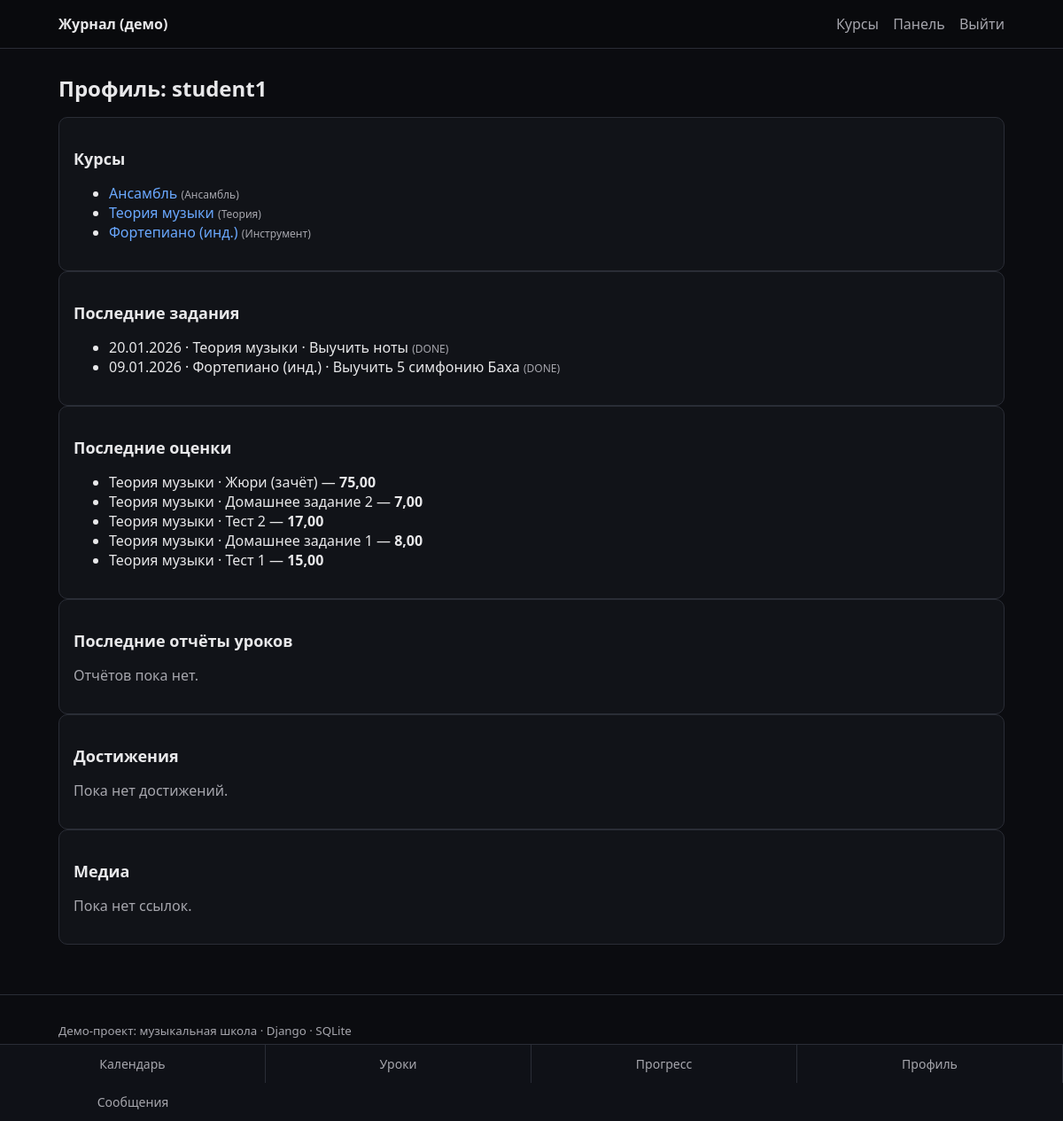
The app's page /students/3/profile/ (signed in), older data.
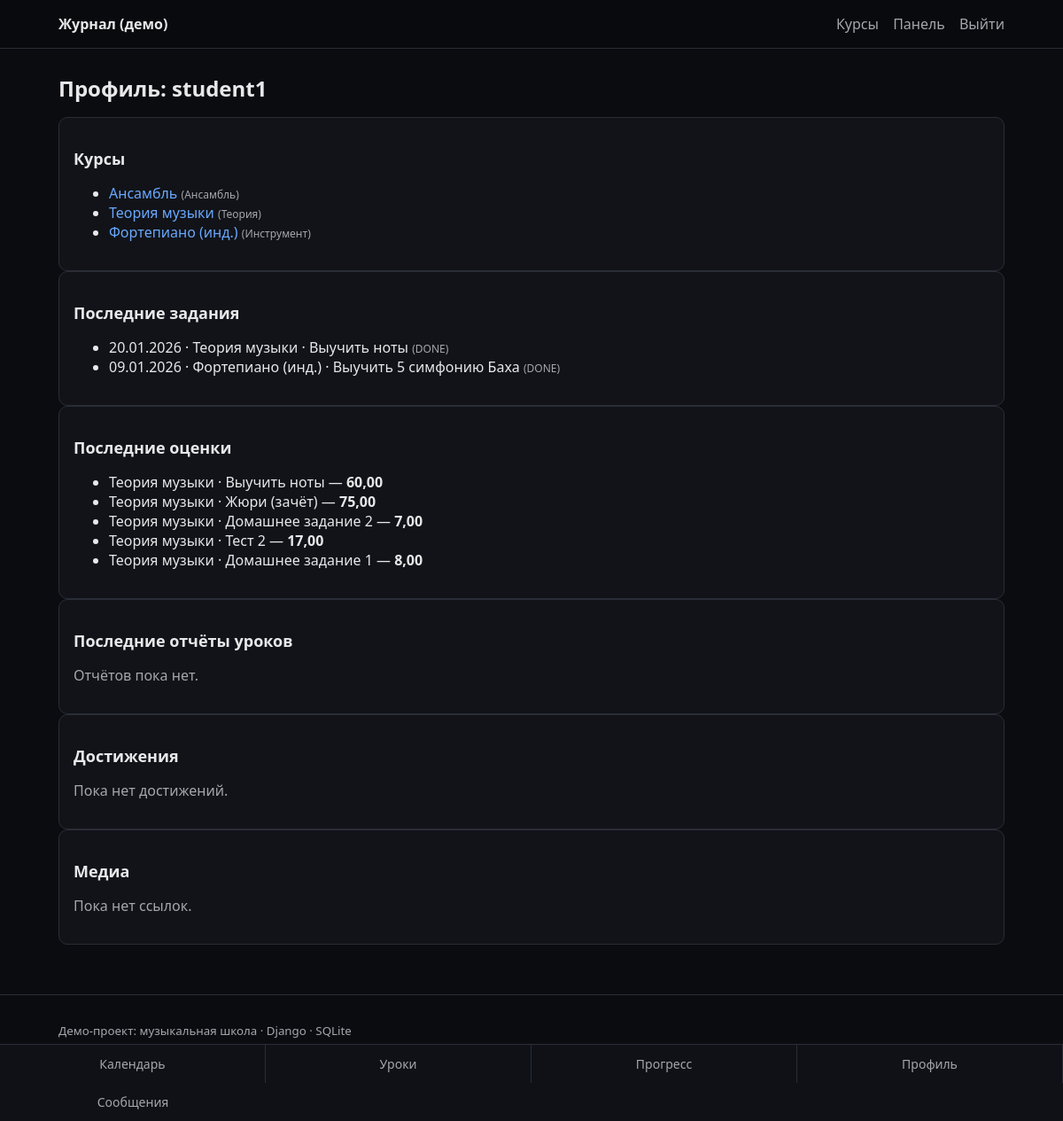
The same page, newer data.
### apps/school/models.py (models this page shows, shortened)
class Course(models.Model):
    class CourseType(models.TextChoices):
        INSTRUMENT = "INSTRUMENT", "Инструмент"
        ENSEMBLE = "ENSEMBLE", "Ансамбль"
        THEORY = "THEORY", "Теория"
    name = models.CharField(max_length=200)
    course_type = models.CharField(max_length=32, choices=CourseType.choices)
    teacher = models.ForeignKey(
        settings.AUTH_USER_MODEL,
        on_delete=models.SET_NULL,
        null=True,
        blank=True,
        related_name="teaching_courses",
    )

### apps/homework/models.py (models this page shows, shortened)
class AssignmentTarget(models.Model):
    class Status(models.TextChoices):
        TODO = "TODO", "TODO"
        DONE = "DONE", "DONE"
    assignment = models.ForeignKey(Assignment, on_delete=models.CASCADE, related_name="targets")
    student = models.ForeignKey(settings.AUTH_USER_MODEL, on_delete=models.CASCADE, related_name="assignment_targets")
    status = models.CharField(max_length=10, choices=Status.choices, default=Status.TODO)
    student_comment = models.TextField(blank=True, default="")
    updated_at = models.DateTimeField(auto_now=True)
    class Meta:
        unique_together = ("assignment", "student")

class Assignment(models.Model):
    course = models.ForeignKey(Course, on_delete=models.CASCADE, related_name="assignments")
    title = models.CharField(max_length=200)
    description = models.TextField(blank=True, default="")
    due_date = models.DateField()
    created_by = models.ForeignKey(
        settings.AUTH_USER_MODEL,
        on_delete=models.CASCADE,
        related_name="created_assignments",
    )
    created_at = models.DateTimeField(auto_now_add=True)
    class Meta:
        ordering = ("due_date", "id")

### apps/gradebook/models.py (models this page shows, shortened)
class Grade(models.Model):
    assessment = models.ForeignKey(Assessment, on_delete=models.CASCADE, related_name="grades")
    student = models.ForeignKey(settings.AUTH_USER_MODEL, on_delete=models.CASCADE, related_name="grades")
    score = models.DecimalField(max_digits=6, decimal_places=2, null=True, blank=True)
    comment = models.TextField(blank=True, default="")
    class Meta:
        unique_together = ("assessment", "student")

class Assessment(models.Model):
    class AssessmentType(models.TextChoices):
        HOMEWORK = "HOMEWORK", "Домашнее задание"
        PERFORMANCE = "PERFORMANCE", "Выступление"
        JURY = "JURY", "Жюри"
        THEORY_TEST = "THEORY_TEST", "Тест по теории"
    course = models.ForeignKey(Course, on_delete=models.CASCADE, related_name="assessments")
    title = models.CharField(max_length=200)
    assessment_type = models.CharField(max_length=32, choices=AssessmentType.choices)
    max_score = models.DecimalField(max_digits=6, decimal_places=2, default=100)
    weight = models.DecimalField(max_digits=6, decimal_places=2, default=1)
    source_assignment = models.OneToOneField(
        "homework.Assignment",
        null=True,
        blank=True,
        on_delete=models.SET_NULL,
        related_name="assessment",
    )
    class Meta:
        unique_together = ("course", "title")
        ordering = ("id",)

### apps/portfolio/views.py (the view)
# urls.py: path("students/<int:student_id>/profile/", student_profile, name="student_profile"),
def student_profile(request, student_id: int):
    if not request.user.is_authenticated:
        return HttpResponseForbidden("Требуется вход.")
    student = get_object_or_404(Profile.objects.select_related("user"), user_id=student_id, role=Profile.Role.STUDENT).user
    role = request.user.profile.role
    if role == Profile.Role.STUDENT:
        if request.user.id != student_id:
            return HttpResponseForbidden("Нет доступа.")
    elif role == Profile.Role.PARENT:
        if not ParentChild.objects.filter(parent=request.user, child_id=student_id).exists():
            return HttpResponseForbidden("Нет доступа.")
    elif role == Profile.Role.TEACHER:
        if not _teacher_can_view_student(request.user, student_id):
            return HttpResponseForbidden("Нет доступа.")
    courses = Course.objects.filter(enrollments__student_id=student_id).order_by("name")
    last_targets = (
        AssignmentTarget.objects.filter(student_id=student_id)
        .select_related("assignment", "assignment__course")
        .order_by("-updated_at")[:5]
    )
    last_grades = (
        Grade.objects.filter(student_id=student_id, score__isnull=False)
        .select_related("assessment", "assessment__course")
        .order_by("-id")[:5]
    )
    last_reports = (
        LessonReport.objects.filter(student_id=student_id)
        .select_related("lesson", "lesson__course")
        .order_by("-created_at")[:5]
    )
    achievements = Achievement.objects.filter(student_id=student_id).order_by("-date", "-id")
    media_links = MediaLink.objects.filter(student_id=student_id).order_by("-created_at", "-id")
    return render(
        request,
        "portfolio/student_profile.html",
        {
            "student": student,
            "courses": courses,
            "last_targets": last_targets,
            "last_grades": last_grades,
            "last_reports": last_reports,
            "achievements": achievements,
            "media_links": media_links,
        },
    )

### templates/portfolio/student_profile.html (shortened to what this page needs)
{% extends "base.html" %}
{% block content %}
  <h1>Профиль: {{ student.username }}</h1>
  <div class="card">
    <h2>Курсы</h2>
    {% if not courses %}
      <p class="muted">Нет курсов.</p>
    {% else %}
      <ul>
        {% for c in courses %}
          <li>
            <a href="/courses/{{ c.id }}/">{{ c.name }}</a>
            <span class="muted small">({{ c.get_course_type_display }})</span>
          </li>
        {% endfor %}
      </ul>
    {% endif %}
  </div>
  <div class="card">
    <h2>Последние задания</h2>
    {% if not last_targets %}
      <p class="muted">Нет назначенных заданий.</p>
    {% else %}
      <ul>
        {% for t in last_targets %}
          <li>
            {{ t.assignment.due_date|date:"d.m.Y" }} · {{ t.assignment.course.name }} · {{ t.assignment.title }}
            <span class="muted small">({{ t.status }})</span>
          </li>
        {% endfor %}
      </ul>
    {% endif %}
  </div>
  <div class="card">
    <h2>Последние оценки</h2>
    {% if not last_grades %}
      <p class="muted">Оценок пока нет.</p>
    {% else %}
      <ul>
        {% for g in last_grades %}
          <li>
            {{ g.assessment.course.name }} · {{ g.assessment.title }} —
            <strong>{{ g.score }}</strong>
          </li>
        {% endfor %}
      </ul>
    {% endif %}
  </div>
  <div class="card">
    <h2>Последние отчёты уроков</h2>
    {% if not last_reports %}
      <p class="muted">Отчётов пока нет.</p>
    {% endif %}
  </div>
  <div class="card">
    <h2>Достижения</h2>
    {% if not achievements %}
      <p class="muted">Пока нет достижений.</p>
    {% endif %}
  </div>
  <div class="card">
    <h2>Медиа</h2>
    {% if not media_links %}
      <p class="muted">Пока нет ссылок.</p>
    {% endif %}
  </div>
{% endblock %}

Row changes from the older to the newer data that the page shows:
no longer on this page (row unchanged): Grade: assessment.course.name "Теория музыки", assessment "Тест 1", score "15,00"
now on this page (row edited): Grade: assessment.course.name "Теория музыки", assessment "Выучить ноты", score "60,00"
